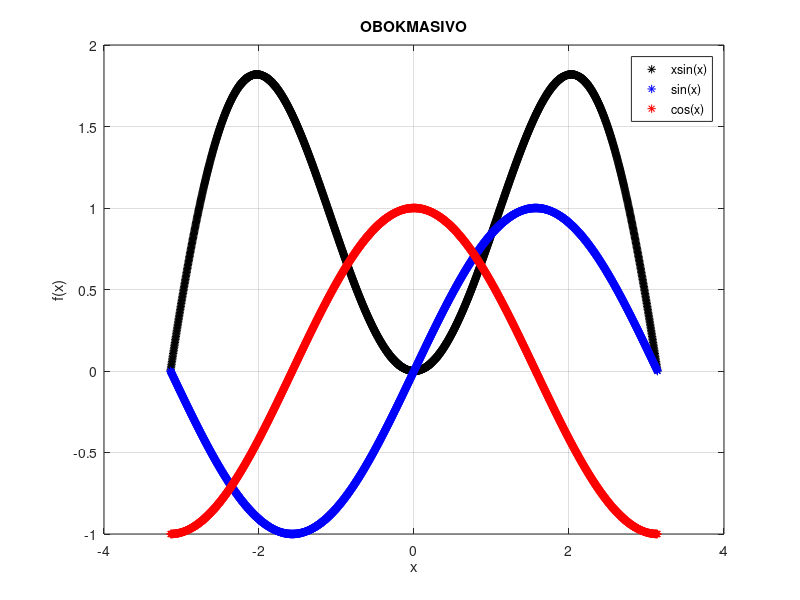

This figure's MATLAB source:
clear all;
close all;
clf;
x1=pi*(-1:0.001:1);
y1=x1.*sin(x1);
y2=sin(x1);
y3=cos(x1);
plot(x1,y1,'k*',x1,y2,'b*',x1,y3,'r*');
grid on
xlabel('x'), ylabel('f(x)');
title('OBOKMASIVO');
legend('xsin(x)','sin(x)','cos(x)');
